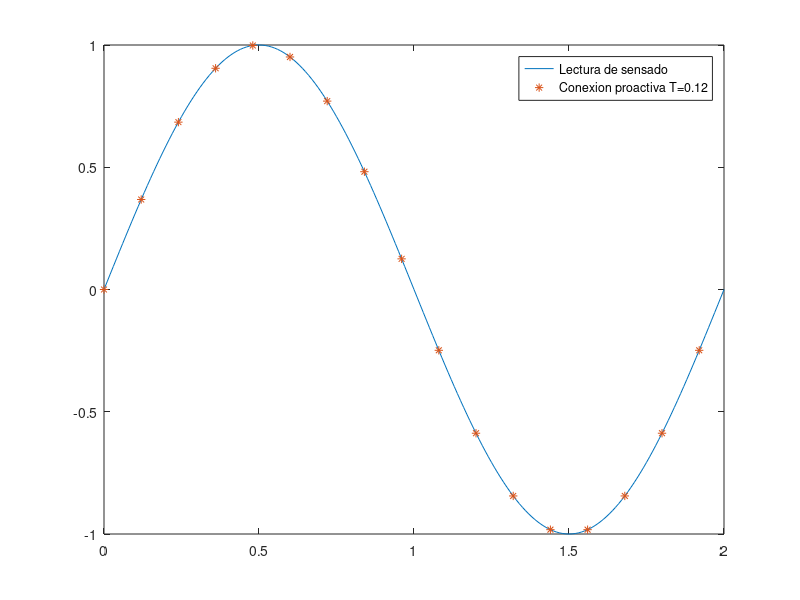

Write the MATLAB code that produced this figure.
x=0:0.01:2;
y=sin(x*pi);
x1=0:0.12:2;
y1=sin(x1*pi);
dato=y(1);
soft=0.2;
hard=NaN;
y2(1)=y(1);
y2(size(y,2))=y(end);
for i=2:size(y,2)-1
    if (abs(dato-y(i))>=soft || y(i)>hard )
        y2(i) = y(i);
        dato = y(i);
    else
        y2(i)= NaN;
    end
end
%%
hold off, figure(1), plot(x,y), hold on, plot(x1,y1,'*')
%%plot(x,y2,'or')
legend('Lectura de sensado','Conexion proactiva T=0.12')%,'Conexion reactiva St =0.2')
